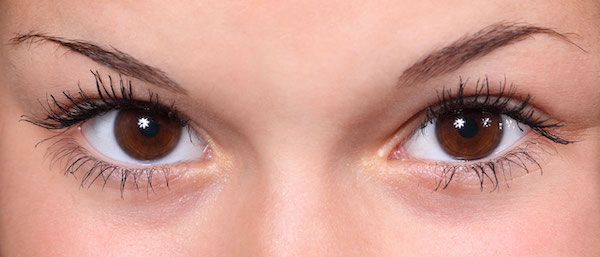
#> input picture src/brown-eyes.jpg, 600 x 257 px, found by its file name
$ python detect_circle.py
#> lines starting #> are read from the running program, lines starting #| are printed output that depends on the picture; after the words box and inside, x2 and y2 are one past the last pixel; in counts of white or black regions, pixels touching at a corner belong together
import cv2
import numpy as np
import sys


def onTrackbarChange(max_slider):
    cimg = np.copy(img)

    p1 = max_slider
    p2 = max_slider * 0.4

    # --Detectar circulos usando la transformada de Hough para detectar círculos
    circles = cv2.HoughCircles(gray, cv2.HOUGH_GRADIENT, 1,
                               cimg.shape[0]/64, param1=p1, param2=p2, minRadius=25, maxRadius=50)

    # --Si por lo menos se ha detectado un círculo
    if circles is not None:
        # almacenar la longitud de los círculos encontrados
        cir_len = circles.shape[1]
        circles = np.uint16(np.around(circles))
        for i in circles[0, :]:
            # Dibuja el círculo exterior
            cv2.circle(cimg, (i[0], i[1]), i[2], (0, 255, 0), 2)
            # Dibuja el centro del círculo
            cv2.circle(cimg, (i[0], i[1]), 2, (0, 0, 255), 3)
    else:
        cir_len = 0  # no se detectaron círculos

    # Mostrar imagen de salida
    cv2.imshow('Image', cimg)

    # Imagen de borde para depuración
    edges = cv2.Canny(gray, p1, p2)
    cv2.imshow('Edges', edges)


if __name__ == "__main__":
    # Leer imagen
    img = cv2.imread("src/brown-eyes.jpg", 1)
#> img is the input picture: shape (257, 600, 3); mean B, G, R 142.2, 153.8, 204.8

    # Convertir a escala de grises
    gray = cv2.cvtColor(img, cv2.COLOR_BGR2GRAY)
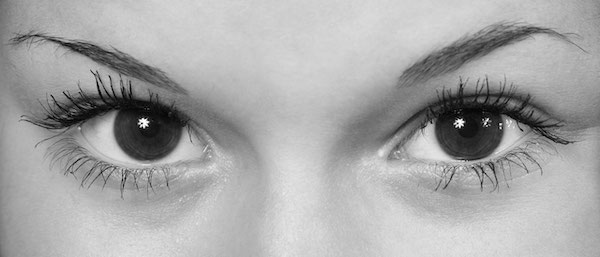
#> gray: shape (257, 600); min 0, max 255, mean 167.7

    # Crear ventanas de visualización
    cv2.namedWindow("Edges")
    cv2.namedWindow("Image")
    # La barra de seguimiento se utilizará para cambiar el umbral del borde
    initThresh = 105
    maxThresh = 200

    # Crear barra de seguimiento
    cv2.createTrackbar("Threshold", "Image", initThresh,
                       maxThresh, onTrackbarChange)
    onTrackbarChange(initThresh)
#> in onTrackbarChange, `circles = cv2.HoughCircles(gray, cv2.HOUGH_GRADIENT, 1, cimg.shape[0]/..`: circles = [[468.5, 125.5, 35], [146.5, 126.5, 33.8]]
#> in onTrackbarChange, `circles = np.uint16(np.around(circles))`: circles = [[468, 126, 35], [146, 126, 34]]
#> the loop in onTrackbarChange, `for i in circles[0, :]:` made 2 passes
#> after the loop in onTrackbarChange, `for i in circles[0, :]:`:
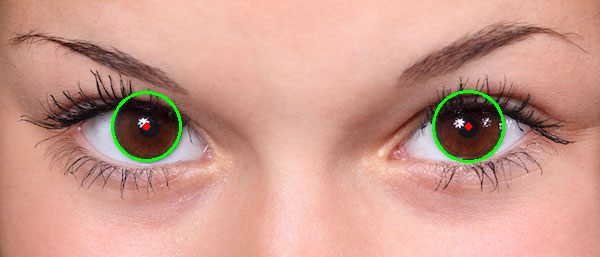
#> cimg: shape (257, 600, 3); 0.9% of pixels changed, all inside (x1, y1, x2, y2) = (111, 90, 505, 163)
#> in onTrackbarChange, `edges = cv2.Canny(gray, p1, p2)`:
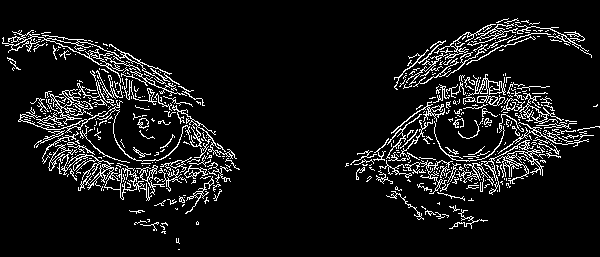
#> edges: shape (257, 600); 8.4% white in thin lines or dots, all inside (x1, y1, x2, y2) = (2, 18, 600, 250)

    while True:
        key = cv2.waitKey(1)
#> (key Esc is pressed here)
        if key == 27:
            break
    cv2.destroyAllWindows()

$ run again, with src/ave.jpg copied over src/brown-eyes.jpg
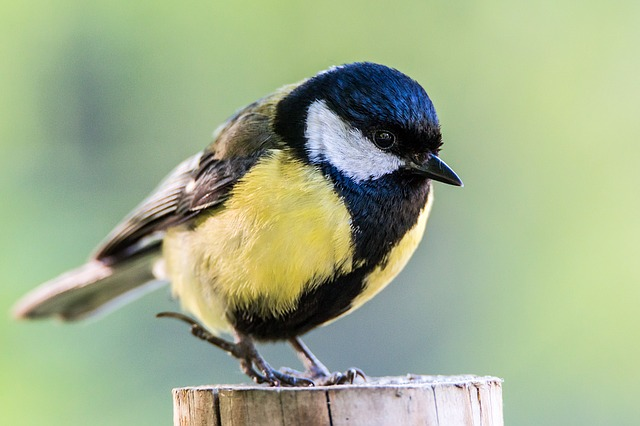
#> input picture src/ave.jpg, 640 x 426 px, found by its file name
#> img is the input picture: shape (426, 640, 3); mean B, G, R 139.9, 174.4, 159.9
#> `gray = cv2.cvtColor(img, cv2.COLOR_BGR2GRAY)`:
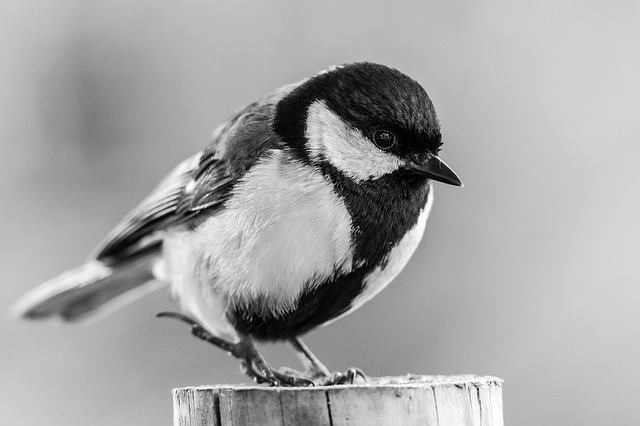
#> gray: shape (426, 640); min 0, max 255, mean 166.1
#> circles = None
#> in onTrackbarChange, `edges = cv2.Canny(gray, p1, p2)`:
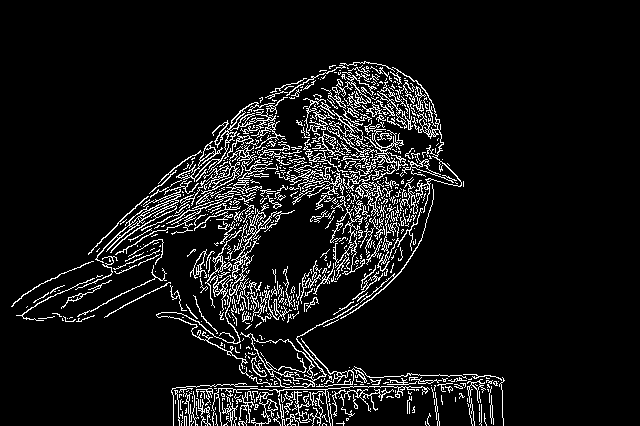
#> edges: shape (426, 640); 8.1% white in thin lines or dots, all inside (x1, y1, x2, y2) = (11, 61, 505, 426)
